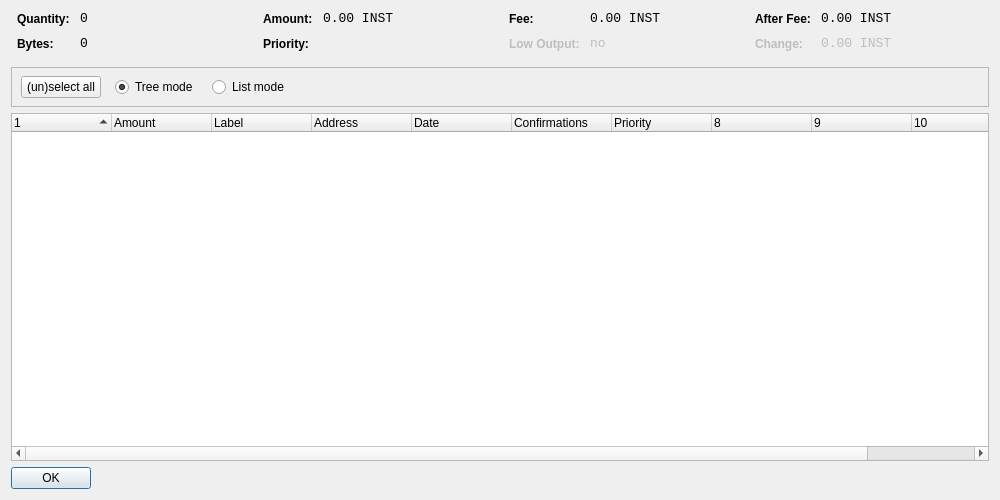
<?xml version="1.0" encoding="UTF-8"?>
<ui version="4.0">
 <class>CoinControlDialog</class>
 <widget class="QDialog" name="CoinControlDialog">
  <property name="geometry">
   <rect>
    <x>0</x>
    <y>0</y>
    <width>1000</width>
    <height>500</height>
   </rect>
  </property>
  <property name="windowTitle">
   <string>Coin Control</string>
  </property>
  <layout class="QVBoxLayout" name="verticalLayout">
   <item>
    <layout class="QHBoxLayout" name="horizontalLayoutTop" stretch="0,0,0,0">
     <property name="topMargin">
      <number>0</number>
     </property>
     <property name="bottomMargin">
      <number>10</number>
     </property>
     <item>
      <layout class="QFormLayout" name="formLayoutCoinControl1">
       <property name="horizontalSpacing">
        <number>10</number>
       </property>
       <property name="verticalSpacing">
        <number>10</number>
       </property>
       <property name="leftMargin">
        <number>6</number>
       </property>
       <property name="rightMargin">
        <number>6</number>
       </property>
       <item row="0" column="0">
        <widget class="QLabel" name="labelCoinControlQuantityText">
         <property name="styleSheet">
          <string notr="true">font-weight:bold;</string>
         </property>
         <property name="text">
          <string>Quantity:</string>
         </property>
        </widget>
       </item>
       <item row="0" column="1">
        <widget class="QLabel" name="labelCoinControlQuantity">
         <property name="font">
          <font>
           <family>Monospace</family>
           <pointsize>10</pointsize>
          </font>
         </property>
         <property name="cursor">
          <cursorShape>IBeamCursor</cursorShape>
         </property>
         <property name="contextMenuPolicy">
          <enum>Qt::ActionsContextMenu</enum>
         </property>
         <property name="text">
          <string notr="true">0</string>
         </property>
         <property name="textInteractionFlags">
          <set>Qt::LinksAccessibleByMouse|Qt::TextSelectableByKeyboard|Qt::TextSelectableByMouse</set>
         </property>
        </widget>
       </item>
       <item row="1" column="0">
        <widget class="QLabel" name="labelCoinControlBytesText">
         <property name="styleSheet">
          <string notr="true">font-weight:bold;</string>
         </property>
         <property name="text">
          <string>Bytes:</string>
         </property>
        </widget>
       </item>
       <item row="1" column="1">
        <widget class="QLabel" name="labelCoinControlBytes">
         <property name="font">
          <font>
           <family>Monospace</family>
           <pointsize>10</pointsize>
          </font>
         </property>
         <property name="cursor">
          <cursorShape>IBeamCursor</cursorShape>
         </property>
         <property name="contextMenuPolicy">
          <enum>Qt::ActionsContextMenu</enum>
         </property>
         <property name="text">
          <string notr="true">0</string>
         </property>
         <property name="textInteractionFlags">
          <set>Qt::LinksAccessibleByMouse|Qt::TextSelectableByKeyboard|Qt::TextSelectableByMouse</set>
         </property>
        </widget>
       </item>
      </layout>
     </item>
     <item>
      <layout class="QFormLayout" name="formLayoutCoinControl2">
       <property name="horizontalSpacing">
        <number>10</number>
       </property>
       <property name="verticalSpacing">
        <number>10</number>
       </property>
       <property name="leftMargin">
        <number>6</number>
       </property>
       <property name="rightMargin">
        <number>6</number>
       </property>
       <item row="0" column="0">
        <widget class="QLabel" name="labelCoinControlAmountText">
         <property name="styleSheet">
          <string notr="true">font-weight:bold;</string>
         </property>
         <property name="text">
          <string>Amount:</string>
         </property>
        </widget>
       </item>
       <item row="0" column="1">
        <widget class="QLabel" name="labelCoinControlAmount">
         <property name="font">
          <font>
           <family>Monospace</family>
           <pointsize>10</pointsize>
          </font>
         </property>
         <property name="cursor">
          <cursorShape>IBeamCursor</cursorShape>
         </property>
         <property name="contextMenuPolicy">
          <enum>Qt::ActionsContextMenu</enum>
         </property>
         <property name="text">
          <string notr="true">0.00 INST</string>
         </property>
         <property name="textInteractionFlags">
          <set>Qt::LinksAccessibleByMouse|Qt::TextSelectableByKeyboard|Qt::TextSelectableByMouse</set>
         </property>
        </widget>
       </item>
       <item row="1" column="0">
        <widget class="QLabel" name="labelCoinControlPriorityText">
         <property name="styleSheet">
          <string notr="true">font-weight:bold;</string>
         </property>
         <property name="text">
          <string>Priority:</string>
         </property>
        </widget>
       </item>
       <item row="1" column="1">
        <widget class="QLabel" name="labelCoinControlPriority">
         <property name="font">
          <font>
           <family>Monospace</family>
           <pointsize>10</pointsize>
          </font>
         </property>
         <property name="cursor">
          <cursorShape>IBeamCursor</cursorShape>
         </property>
         <property name="contextMenuPolicy">
          <enum>Qt::ActionsContextMenu</enum>
         </property>
         <property name="text">
          <string/>
         </property>
         <property name="textInteractionFlags">
          <set>Qt::LinksAccessibleByMouse|Qt::TextSelectableByKeyboard|Qt::TextSelectableByMouse</set>
         </property>
        </widget>
       </item>
      </layout>
     </item>
     <item>
      <layout class="QFormLayout" name="formLayoutCoinControl3">
       <property name="horizontalSpacing">
        <number>10</number>
       </property>
       <property name="verticalSpacing">
        <number>10</number>
       </property>
       <property name="leftMargin">
        <number>6</number>
       </property>
       <property name="rightMargin">
        <number>6</number>
       </property>
       <item row="0" column="0">
        <widget class="QLabel" name="labelCoinControlFeeText">
         <property name="styleSheet">
          <string notr="true">font-weight:bold;</string>
         </property>
         <property name="text">
          <string>Fee:</string>
         </property>
        </widget>
       </item>
       <item row="0" column="1">
        <widget class="QLabel" name="labelCoinControlFee">
         <property name="font">
          <font>
           <family>Monospace</family>
           <pointsize>10</pointsize>
          </font>
         </property>
         <property name="cursor">
          <cursorShape>IBeamCursor</cursorShape>
         </property>
         <property name="contextMenuPolicy">
          <enum>Qt::ActionsContextMenu</enum>
         </property>
         <property name="text">
          <string notr="true">0.00 INST</string>
         </property>
         <property name="textInteractionFlags">
          <set>Qt::LinksAccessibleByMouse|Qt::TextSelectableByKeyboard|Qt::TextSelectableByMouse</set>
         </property>
        </widget>
       </item>
       <item row="1" column="0">
        <widget class="QLabel" name="labelCoinControlLowOutputText">
         <property name="enabled">
          <bool>false</bool>
         </property>
         <property name="styleSheet">
          <string notr="true">font-weight:bold;</string>
         </property>
         <property name="text">
          <string>Low Output:</string>
         </property>
        </widget>
       </item>
       <item row="1" column="1">
        <widget class="QLabel" name="labelCoinControlLowOutput">
         <property name="enabled">
          <bool>false</bool>
         </property>
         <property name="font">
          <font>
           <family>Monospace</family>
           <pointsize>10</pointsize>
          </font>
         </property>
         <property name="cursor">
          <cursorShape>IBeamCursor</cursorShape>
         </property>
         <property name="contextMenuPolicy">
          <enum>Qt::ActionsContextMenu</enum>
         </property>
         <property name="text">
          <string notr="true">no</string>
         </property>
         <property name="textInteractionFlags">
          <set>Qt::LinksAccessibleByMouse|Qt::TextSelectableByKeyboard|Qt::TextSelectableByMouse</set>
         </property>
        </widget>
       </item>
      </layout>
     </item>
     <item>
      <layout class="QFormLayout" name="formLayoutCoinControl4">
       <property name="horizontalSpacing">
        <number>10</number>
       </property>
       <property name="verticalSpacing">
        <number>10</number>
       </property>
       <property name="leftMargin">
        <number>6</number>
       </property>
       <property name="rightMargin">
        <number>6</number>
       </property>
       <item row="0" column="0">
        <widget class="QLabel" name="labelCoinControlAfterFeeText">
         <property name="styleSheet">
          <string notr="true">font-weight:bold;</string>
         </property>
         <property name="text">
          <string>After Fee:</string>
         </property>
        </widget>
       </item>
       <item row="0" column="1">
        <widget class="QLabel" name="labelCoinControlAfterFee">
         <property name="font">
          <font>
           <family>Monospace</family>
           <pointsize>10</pointsize>
          </font>
         </property>
         <property name="cursor">
          <cursorShape>IBeamCursor</cursorShape>
         </property>
         <property name="contextMenuPolicy">
          <enum>Qt::ActionsContextMenu</enum>
         </property>
         <property name="text">
          <string notr="true">0.00 INST</string>
         </property>
         <property name="textInteractionFlags">
          <set>Qt::LinksAccessibleByMouse|Qt::TextSelectableByKeyboard|Qt::TextSelectableByMouse</set>
         </property>
        </widget>
       </item>
       <item row="1" column="0">
        <widget class="QLabel" name="labelCoinControlChangeText">
         <property name="enabled">
          <bool>false</bool>
         </property>
         <property name="styleSheet">
          <string notr="true">font-weight:bold;</string>
         </property>
         <property name="text">
          <string>Change:</string>
         </property>
        </widget>
       </item>
       <item row="1" column="1">
        <widget class="QLabel" name="labelCoinControlChange">
         <property name="enabled">
          <bool>false</bool>
         </property>
         <property name="font">
          <font>
           <family>Monospace</family>
           <pointsize>10</pointsize>
          </font>
         </property>
         <property name="cursor">
          <cursorShape>IBeamCursor</cursorShape>
         </property>
         <property name="contextMenuPolicy">
          <enum>Qt::ActionsContextMenu</enum>
         </property>
         <property name="text">
          <string notr="true">0.00 INST</string>
         </property>
         <property name="textInteractionFlags">
          <set>Qt::LinksAccessibleByMouse|Qt::TextSelectableByKeyboard|Qt::TextSelectableByMouse</set>
         </property>
        </widget>
       </item>
      </layout>
     </item>
    </layout>
   </item>
   <item>
    <widget class="QFrame" name="frame">
     <property name="minimumSize">
      <size>
       <width>0</width>
       <height>40</height>
      </size>
     </property>
     <property name="frameShape">
      <enum>QFrame::StyledPanel</enum>
     </property>
     <property name="frameShadow">
      <enum>QFrame::Sunken</enum>
     </property>
     <widget class="QWidget" name="horizontalLayoutWidget">
      <property name="geometry">
       <rect>
        <x>10</x>
        <y>0</y>
        <width>781</width>
        <height>41</height>
       </rect>
      </property>
      <layout class="QHBoxLayout" name="horizontalLayoutPanel" stretch="0,0,0,0,0">
       <property name="spacing">
        <number>14</number>
       </property>
       <item>
        <widget class="QPushButton" name="pushButtonSelectAll">
         <property name="sizePolicy">
          <sizepolicy hsizetype="Maximum" vsizetype="Fixed">
           <horstretch>0</horstretch>
           <verstretch>0</verstretch>
          </sizepolicy>
         </property>
         <property name="text">
          <string>(un)select all</string>
         </property>
        </widget>
       </item>
       <item>
        <widget class="QRadioButton" name="radioTreeMode">
         <property name="sizePolicy">
          <sizepolicy hsizetype="Maximum" vsizetype="Fixed">
           <horstretch>0</horstretch>
           <verstretch>0</verstretch>
          </sizepolicy>
         </property>
         <property name="text">
          <string>Tree mode</string>
         </property>
         <property name="checked">
          <bool>true</bool>
         </property>
        </widget>
       </item>
       <item>
        <widget class="QRadioButton" name="radioListMode">
         <property name="sizePolicy">
          <sizepolicy hsizetype="Maximum" vsizetype="Fixed">
           <horstretch>0</horstretch>
           <verstretch>0</verstretch>
          </sizepolicy>
         </property>
         <property name="text">
          <string>List mode</string>
         </property>
        </widget>
       </item>
       <item>
        <spacer name="horizontalSpacer">
         <property name="orientation">
          <enum>Qt::Horizontal</enum>
         </property>
         <property name="sizeHint" stdset="0">
          <size>
           <width>40</width>
           <height>20</height>
          </size>
         </property>
        </spacer>
       </item>
      </layout>
     </widget>
    </widget>
   </item>
   <item>
    <widget class="CoinControlTreeWidget" name="treeWidget">
     <property name="contextMenuPolicy">
      <enum>Qt::CustomContextMenu</enum>
     </property>
     <property name="sortingEnabled">
      <bool>false</bool>
     </property>
     <property name="columnCount">
      <number>11</number>
     </property>
     <attribute name="headerShowSortIndicator" stdset="0">
      <bool>true</bool>
     </attribute>
     <attribute name="headerStretchLastSection">
      <bool>false</bool>
     </attribute>
     <column>
      <property name="text">
       <string/>
      </property>
     </column>
     <column>
      <property name="text">
       <string>Amount</string>
      </property>
     </column>
     <column>
      <property name="text">
       <string>Label</string>
      </property>
     </column>
     <column>
      <property name="text">
       <string>Address</string>
      </property>
     </column>
     <column>
      <property name="text">
       <string>Date</string>
      </property>
     </column>
     <column>
      <property name="text">
       <string>Confirmations</string>
      </property>
      <property name="toolTip">
       <string>Confirmed</string>
      </property>
     </column>
     <column>
      <property name="text">
       <string>Priority</string>
      </property>
     </column>
     <column>
      <property name="text">
       <string/>
      </property>
     </column>
     <column>
      <property name="text">
       <string/>
      </property>
     </column>
     <column>
      <property name="text">
       <string/>
      </property>
     </column>
     <column>
      <property name="text">
       <string/>
      </property>
     </column>
    </widget>
   </item>
   <item>
    <widget class="QDialogButtonBox" name="buttonBox">
     <property name="sizePolicy">
      <sizepolicy hsizetype="Maximum" vsizetype="Fixed">
       <horstretch>0</horstretch>
       <verstretch>0</verstretch>
      </sizepolicy>
     </property>
     <property name="orientation">
      <enum>Qt::Horizontal</enum>
     </property>
     <property name="standardButtons">
      <set>QDialogButtonBox::Ok</set>
     </property>
    </widget>
   </item>
  </layout>
 </widget>
 <customwidgets>
  <customwidget>
   <class>CoinControlTreeWidget</class>
   <extends>QTreeWidget</extends>
   <header>coincontroltreewidget.h</header>
  </customwidget>
 </customwidgets>
 <resources/>
 <connections/>
</ui>
